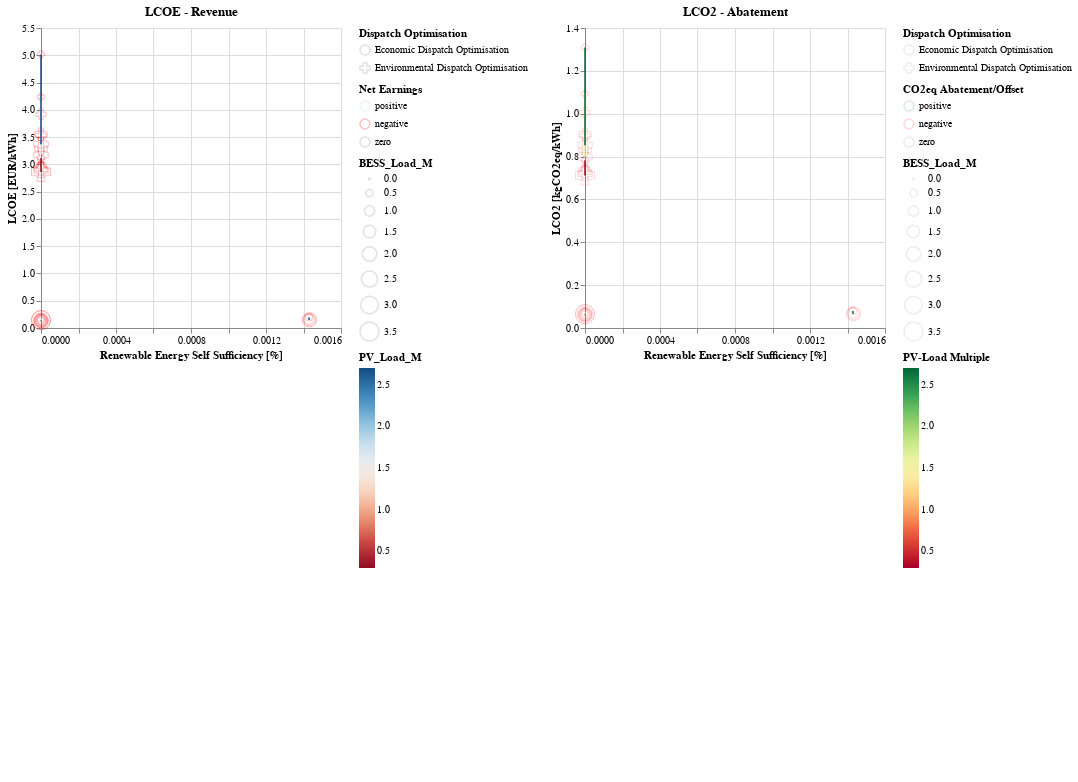

The code cell stored with this chart in its notebook:
### Markdown cell above
### Raw Plots

### Code cell
shape_values = {'Economic Dispatch Optimisation': 'circle', 'Environmental Dispatch Optimisation': 'cross'}
color_mapping_earnings = {
    'positive': 'lightblue',  # Positive earnings
    'negative': 'red',    # Negative earnings
    'zero': 'gray'        # Zero earnings
}
color_mapping_abatement = {
    'positive': 'green',  # Positive earnings
    'negative': 'red',    # Negative earnings
    'zero': 'gray'        # Zero earnings
}
# color = alt.condition(
#     alt.datum.earnings_class == 'positive',  # Condition 1
#     alt.value(color_mapping_earnings['positive']),  # Color for positive
#     alt.condition(
#         alt.datum.earnings_class == 'negative', 
#         alt.value(color_mapping_earnings['negative']),  # Color for negative
#         alt.value(color_mapping_earnings['zero'])      # Default color (zero)
#     )
# )





lines_lcoe_revenue_econ= alt.Chart(results_econ, title='LCOE - Revenue').mark_line(
    size= 1.5
).encode(
    x= alt.X('ress:Q', axis= alt.Axis(title='Renewable Energy Self Sufficiency [%]')),
    y= alt.Y('lcoe_revenue:Q', axis= alt.Axis(title='LCOE [EUR/kWh]')),
    # shape= alt.Shape(
    #     'earnings_class:N',
    #     scale=alt.Scale(
    #         domain=list(shape_values.keys()),
    #         range=list(shape_values.values())
    #     )
    # ),
    color= alt.Color('PV_Load_M:Q').scale(
        scheme='redblue',
        #domain= (0, 8)
    ),
)
lines_lcoe_revenue_env= alt.Chart(results_env, title='LCOE - Revenue').mark_line(
    size= 1.5
).encode(
    x= alt.X('ress:Q', axis= alt.Axis(title='Renewable Energy Self Sufficiency [%]')),
    y= alt.Y('lcoe_revenue:Q', axis= alt.Axis(title='LCOE [EUR/kWh]')),
    # shape= alt.Shape(
    #     'earnings_class:N',
    #     scale=alt.Scale(
    #         domain=list(shape_values.keys()),
    #         range=list(shape_values.values())
    #     )
    # ),
    color= alt.Color(
        'PV_Load_M:Q',
        legend= alt.Legend(
            title= '',
            labelOpacity=0,
            gradientOpacity=0,
            symbolOpacity=0
        )
    ).scale(
        scheme='redblue',
        #domain= (0, 8)
    )
)
points_lcoe_revenue= alt.Chart(results).mark_point(
    size= 150,
    strokeWidth= 1,
    opacity= 0.25
).encode(
    alt.X(
        'ress:Q',
        # axis= alt.Axis(
        #     title='',
        #     labelOpacity= 0
        # )
    ),
    alt.Y(
        'lcoe_revenue:Q',
        # axis= alt.Axis(
        #     title='',
        #     labelOpacity= 0
        # )
    ),
    shape= alt.Shape(
        'label:N',
        scale=alt.Scale(
            domain=list(shape_values.keys()),
            range=list(shape_values.values())
        ),
        legend= alt.Legend(
            title= 'Dispatch Optimisation'
        )
    ),
    # color= alt.Color(
    #     'earnings_class:N',
    #     legend= alt.Legend(
    #         title='Net Earnings',
    #         #title='',
    #         # labelOpacity= 0,
    #         # symbolOpacity= 0,
    #         # gradientOpacity= 0,
    #         # titleOpacity=0
    #     )
    # ).scale(
    #     scheme='redblue',
    #     #domain= (-1500000, 1500000)
    # ),
    color= alt.Color(
        'earnings_class:N',
        scale=alt.Scale(
            domain=list(color_mapping_earnings.keys()),
            range=list(color_mapping_earnings.values())
        ),
        legend= alt.Legend(
            title= 'Net Earnings'
        )
    ),
    size= alt.Size(
        'BESS_Load_M:Q',
        legend= alt.Legend(
            #title= '',
        )
    )
)


lines_lco2_abatement_econ= alt.Chart(results_econ, title='LCO2 - Abatement').mark_line(
    size= 1.5
).encode(
    x= alt.X('ress:Q', axis= alt.Axis(title='Renewable Energy Self Sufficiency [%]')),
    y= alt.Y('lco2_abatement:Q', axis= alt.Axis(title='LCO2 [kgCO2eq/kWh]')),
    # shape= alt.Shape(
    #     'earnings_class:N',
    #     scale=alt.Scale(
    #         domain=list(shape_values.keys()),
    #         range=list(shape_values.values())
    #     )
    # ),
    color= alt.Color(
        'PV_Load_M:Q',
        legend= alt.Legend(
            title= 'PV-Load Multiple'
        )
    ).scale(
        scheme='redyellowgreen',
        #domain= (0, 8)
    ),
)
lines_lco2_abatement_env= alt.Chart(results_env, title='LCO2 - Abatement').mark_line(
    size= 1.5
).encode(
    x= alt.X('ress:Q', axis= alt.Axis(title='Renewable Energy Self Sufficiency [%]')),
    y= alt.Y('lco2_abatement:Q', axis= alt.Axis(title='LCO2 [kgCO2eq/kWh]')),
    # shape= alt.Shape(
    #     'earnings_class:N',
    #     scale=alt.Scale(
    #         domain=list(shape_values.keys()),
    #         range=list(shape_values.values())
    #     )
    # ),
    color= alt.Color(
        'PV_Load_M:Q',
        legend= alt.Legend(
            title= '',
            labelOpacity=0,
            gradientOpacity=0,
            titleOpacity=0
        )
    ).scale(
        scheme='redyellowgreen',
        #domain= (0, 8)
    ),
)
points_lco2_abatement= alt.Chart(results).mark_point(
    size= 150,
    strokeWidth= 1,
    opacity= 0.15
).encode(
    alt.X(
        'ress:Q',
        # axis= alt.Axis(
        #     title='',
        #     labelOpacity= 0
        # )
    ),
    alt.Y(
        'lco2_abatement:Q',
        # axis= alt.Axis(
        #     title='',
        #     labelOpacity= 0
        # )
    ),
    shape= alt.Shape(
        'label:N',
        scale=alt.Scale(
            domain=list(shape_values.keys()),
            range=list(shape_values.values()),
        ),
        legend= alt.Legend(
            title= 'Dispatch Optimisation'
        )
    ),
    # color= alt.Color(
    #     'co2abatement_class:N',
    #     legend= alt.Legend(
    #         title='CO2eq Abatement/Offset',
    #         # title='',
    #         # labelOpacity= 0,
    #         # symbolOpacity= 0,
    #         # gradientOpacity= 0
    #     )
    # ).scale(
    #     scheme='redyellowgreen',
    #     #domain= (-800000, 500000)
    # ),
    color= alt.Color(
        'co2abatement_class:N',
        scale=alt.Scale(
            domain=list(color_mapping_abatement.keys()),
            range=list(color_mapping_abatement.values())
        ),
        legend= alt.Legend(
            title= 'CO2eq Abatement/Offset'
        )
    ),
    size= alt.Size(
        'BESS_Load_M:Q'
    )
)


# alt.layer(lines_lcoe + points_lcoe_revenue)#.resolve_scale(shape= 'independent')


alt.hconcat(
    alt.layer(
        points_lcoe_revenue,
        lines_lcoe_revenue_econ,
        lines_lcoe_revenue_env
    ).resolve_scale(
        color= 'independent',
        size= 'independent'
    ),
    alt.layer(
        points_lco2_abatement,
        lines_lco2_abatement_econ,
        lines_lco2_abatement_env
    ).resolve_scale(
        color= 'independent',
        size= 'independent'
    )
).resolve_scale(
    #legend= 'independent',
    #scale= 'independent',
    shape= 'independent',
    color= 'independent'
)
